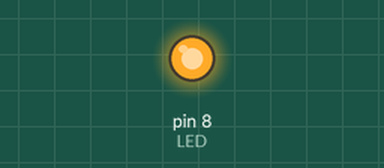
This sketch was run on a simulated Arduino Uno, built with avr-gcc and run on an emulated ATmega328P. On the bench: output pins drawn as LEDs (lit = HIGH).

Above: at 0.1 s.
Timing chart, 0 to 1.6 s (numbered marks = the images above):
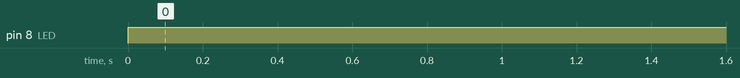

Measured:
- by itself, pin 8 (LED): LOW → HIGH at 0.00 s

The sketch:

ex1.ino
```cpp
/*
  Turn on

  Turns an LED on

*/


#define LED 8 //LED connected to pin 8

// the setup function runs once when you press reset or power the board
void setup() {
  // initialize digital pin LED as an output.
  pinMode(LED, OUTPUT);
}

// the loop function runs over and over again forever
void loop() {
  digitalWrite(LED, HIGH);   // turn the LED on (HIGH is the voltage level)

}
```
